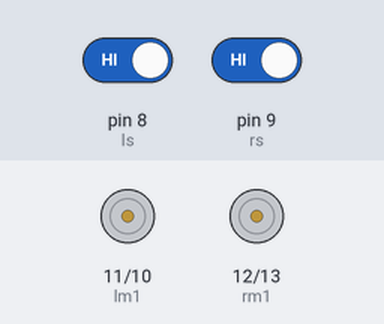
Simulated run of this sketch. Board: Arduino Uno, built with avr-gcc and run on an emulated ATmega328P. On the bench: motor-driver pin pairs drawn as motors (green arrow = first pin HIGH = forward, orange = second pin HIGH = backward, longer = more drive). The test bench sets the inputs (shaded band); at power-on: pin 8 (ls) HIGH, pin 9 (rs) HIGH.

Above: at 1.2 s.
1.3 s: pin 8 (ls) driven LOW
At 2.4 s:
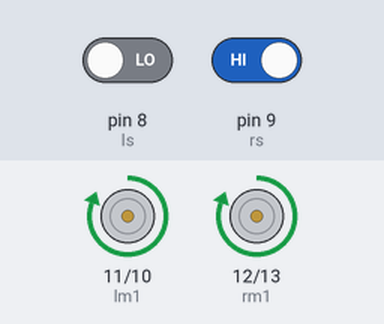
2.8 s: pin 9 (rs) driven LOW
At 3.5 s:
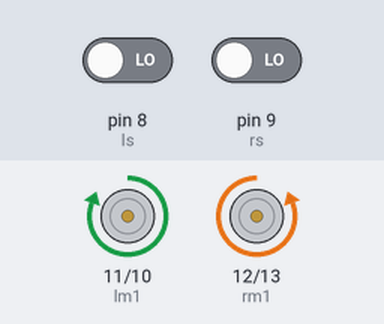
4.3 s: pin 8 (ls) driven HIGH
At 4.7 s:
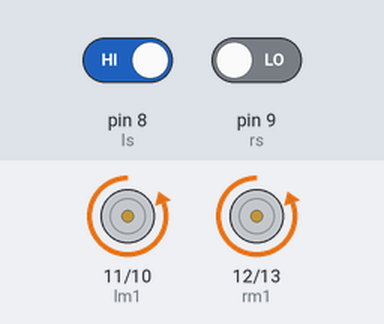
5.8 s: pin 9 (rs) driven HIGH
At 7.0 s:
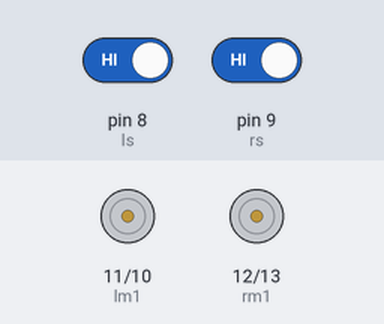
Timing chart, 0 to 8.3 s (numbered marks = the images above; inputs shaded):
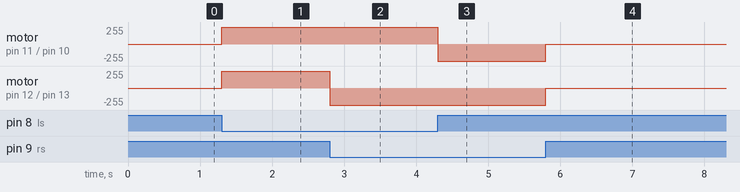

Measured:
- after the input at 1.3 s, motor on pin 11 (lm1) / pin 10 (lm2), motor on pin 12 (rm1) / pin 13 (rm2): stopped → forward 255/255 at once
- after the input at 2.8 s, motor on pin 12 (rm1) / pin 13 (rm2): forward 255/255 → backward 255/255 at once
- after the input at 4.3 s, motor on pin 11 (lm1) / pin 10 (lm2): forward 255/255 → backward 255/255 at once
- after the input at 5.8 s, motor on pin 11 (lm1) / pin 10 (lm2), motor on pin 12 (rm1) / pin 13 (rm2): backward 255/255 → stopped at once

The sketch:

Motor_IR_almost_complete.ino
```cpp
#define rm1 12
#define rm2 13
#define lm1 11
#define lm2 10

#define ls 8
#define rs 9

void setup() {
  // put your setup code here, to run once:
  pinMode(rm1,OUTPUT);
  pinMode(rm2,OUTPUT);
  pinMode(lm1,OUTPUT);
  pinMode(lm2,OUTPUT);
  pinMode(ls, INPUT);
  pinMode(rs, INPUT);

}

void loop() {
  // put your main code here, to run repeatedly:
  if(!(digitalRead(ls)) && !(digitalRead(rs)))
  {
  digitalWrite(rm1,LOW);    //Move forward
  digitalWrite(rm2,HIGH);
  digitalWrite(lm1,HIGH);
  digitalWrite(lm2,LOW);
  }

  if((digitalRead(ls)) && (digitalRead(rs)))
  {
  digitalWrite(rm1,LOW);    //stop
  digitalWrite(rm2,LOW);
  digitalWrite(lm1,LOW);
  digitalWrite(lm2,LOW);
  }

  if(!(digitalRead(rs)) && (digitalRead(ls)))
  {
  digitalWrite(rm1,LOW);    //Move left
  digitalWrite(rm2,HIGH);
  digitalWrite(lm1,LOW);
  digitalWrite(lm2,HIGH);
  }

  if((digitalRead(rs)) && !(digitalRead(ls)))
  {
  digitalWrite(rm1,HIGH);    //Move right
  digitalWrite(rm2,LOW);
  digitalWrite(lm1,HIGH);
  digitalWrite(lm2,LOW);
  }
  /*
  digitalWrite(rm1,HIGH);    //Move back
  digitalWrite(rm2,LOW);
  digitalWrite(lm1,LOW);
  digitalWrite(lm2,HIGH);
  */
}
```
